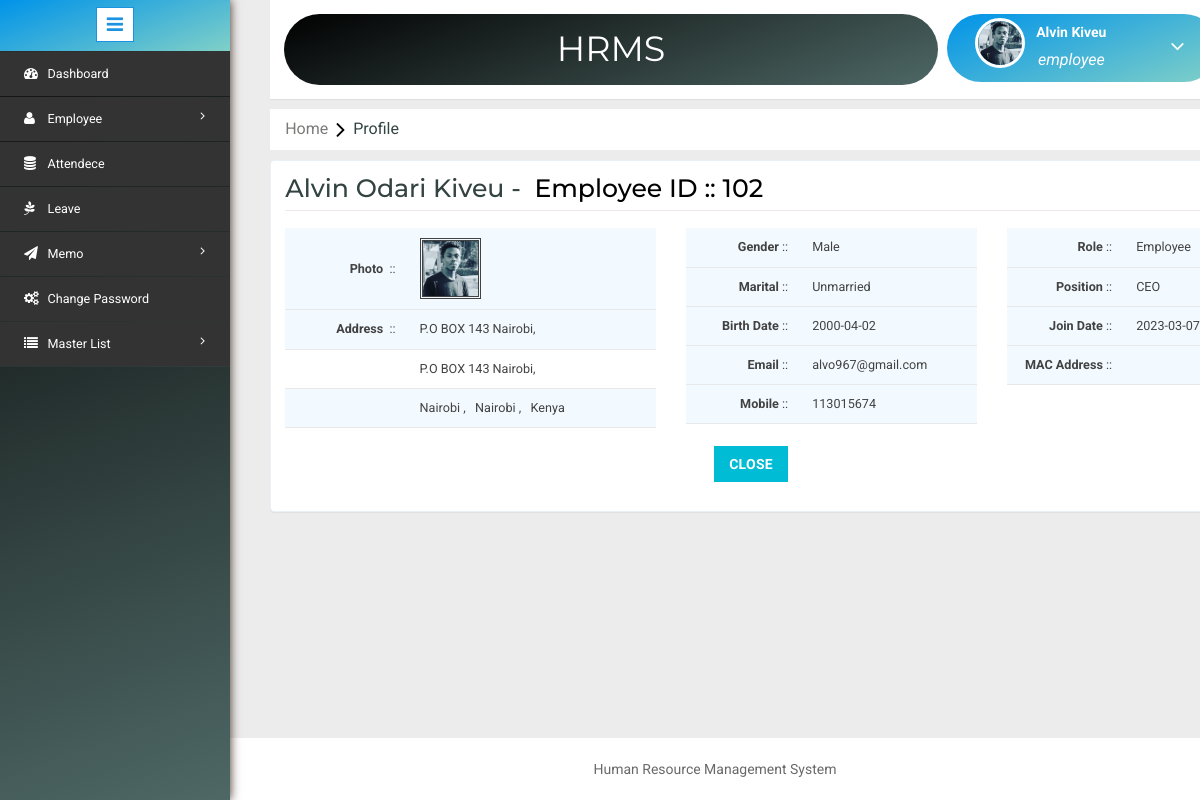
/profile.php (signed in), run on the app's committed database.
### tables this page shows
CREATE TABLE `employee` (
  `EmpId` bigint(20) NOT NULL,
  `EmployeeId` varchar(11) NOT NULL,
  `FirstName` varchar(200) NOT NULL,
  `MiddleName` varchar(200) NOT NULL,
  `LastName` varchar(200) NOT NULL,
  `Birthdate` date NOT NULL,
  `Gender` int(10) NOT NULL,
  `Address1` varchar(500) NOT NULL,
  `Address2` varchar(500) NOT NULL,
  `Address3` varchar(500) NOT NULL,
  `CityId` int(11) NOT NULL,
  `Mobile` decimal(10,0) NOT NULL,
  `Email` varchar(200) NOT NULL,
  `Password` varchar(25) NOT NULL,
  `AadharNumber` varchar(25) NOT NULL,
  `MaritalStatus` int(11) NOT NULL,
  `PositionId` int(11) NOT NULL,
  `CreatedBy` bigint(20) NOT NULL,
  `CreatedDate` datetime NOT NULL,
  `ModifiedBy` bigint(20) DEFAULT NULL,
  `ModifiedDate` datetime DEFAULT NULL,
  `JoinDate` date NOT NULL,
  `LeaveDate` date DEFAULT NULL,
  `LastLogin` datetime DEFAULT NULL,
  `LastLogout` datetime DEFAULT NULL,
  `StatusId` int(11) DEFAULT NULL,
  `RoleId` int(11) NOT NULL,
  `ImageName` varchar(1000) DEFAULT NULL,
  `MacAddress` varchar(25) NOT NULL
);

CREATE TABLE `city` (
  `CityId` int(11) NOT NULL,
  `StateId` int(11) NOT NULL,
  `Name` varchar(200) NOT NULL
);

CREATE TABLE `state` (
  `StateId` int(11) NOT NULL,
  `CountryId` int(11) NOT NULL,
  `Name` varchar(200) NOT NULL
);

CREATE TABLE `country` (
  `CountryId` int(11) NOT NULL,
  `Name` varchar(200) NOT NULL
);

CREATE TABLE `gender` (
  `GenderId` int(11) NOT NULL,
  `Name` varchar(15) NOT NULL
);

CREATE TABLE `maritalstatus` (
  `MaritalId` int(11) NOT NULL,
  `Name` varchar(100) NOT NULL
);

CREATE TABLE `role` (
  `RoleId` int(11) NOT NULL,
  `Name` varchar(200) NOT NULL
);

CREATE TABLE `position` (
  `PositinId` int(11) NOT NULL,
  `Name` varchar(200) NOT NULL
);

### profile.php (the view, shortened to what this page needs)
<?php include('header.php'); ?>
<?php
	$dbs = new database();
	$db=$dbs->connection();
	$ProfileEmpId=$_SESSION['User']['EmployeeId'];
	$view = mysqli_query($db,"select * from employee where EmployeeId='$ProfileEmpId'");
	$row = mysqli_fetch_assoc($view);
	$genderid = $row['Gender'];
	$gid = mysqli_query($db,"select * from gender where GenderId='$genderid'");
	$gendern = mysqli_fetch_assoc($gid);
	$maritalid = $row['MaritalStatus'];
	$mid = mysqli_query($db,"select * from maritalstatus where MaritalId='$maritalid'");
	$maritaln = mysqli_fetch_assoc($mid);
	$cityid = $row['CityId'];
	$cid = mysqli_query($db,"select * from city where CityId='$cityid'");
	$cityn = mysqli_fetch_assoc($cid);
	$stateid = $cityn['StateId'];
	$sid = mysqli_query($db,"select * from state where StateId='$stateid'");
	$staten = mysqli_fetch_assoc($sid);
	$countryid = $staten['CountryId'];
	$couid = mysqli_query($db,"select * from country where CountryId='$countryid'");
	$countryn = mysqli_fetch_assoc($couid);
	$positionid = $row['PositionId'];
	$pid = mysqli_query($db,"select * from position where PositinId='$positionid'");
	$positionn = mysqli_fetch_assoc($pid);
	$roleid = $row['RoleId'];
	$rid= mysqli_query($db,"select * from role where RoleId='$roleid'");
	$rolen = mysqli_fetch_assoc($rid);
?>
<link rel="stylesheet" type="text/css" href="css/table-style.css" />
<ol class="breadcrumb" style="margin: 10px 0px ! important;">
    <li class="breadcrumb-item"><a href="Home.php">Home</a><i class="fa fa-angle-right"></i>Profile</li>
</ol>
<form method="post">
<div class="validation-form" style="margin-top: 0;">
	<h2 style="text-transform: capitalize; margin: 0px;"><?php if($row) { echo $row['FirstName']."&nbsp;".$row['MiddleName']."&nbsp".$row['LastName'];} else { echo "Null"; } ?> -&nbsp;&nbsp;<font color="black"><?php if($row>0) { echo "Employee ID ::&nbsp;".$row['EmployeeId']; } else { echo "<b>Employee ID</b> ::&nbsp; Null"; }?></font></h2>
	<div class="row">
		<div class="col-md-5">
			<table>
				<tbody>
					<tr>
						<td rowspan="2" style="text-align: right;"><b>Photo</b>&nbsp; ::</td>
						<td rowspan="2"><img src="image/<?php if($row) { echo $row['ImageName']; } else{ echo "Null"; }?>" style=" height: 61px; border: double;"></td>
					</tr>
				</tbody>
				<tbody>
					<tr>
						<td style="text-align: right;"><b>Address</b> &nbsp;::</td>
						<td><?php if($row) { echo $row['Address1']; } else{ echo "Null"; }?>,</td>
					</tr>
					<tr>
						<td></td>
						<td><?php if($row) { echo $row['Address2']; } else{ echo "Null"; }?>,&nbsp;&nbsp;<?php if($row) { echo $row['Address3']; } else{ echo "Null"; }?></td>
					</tr>
					<tr>
						<td></td>
						<td><?php if($cityn) { echo ucfirst($cityn['Name']); } else{ echo "Null"; }?> ,&nbsp;&nbsp;&nbsp;<?php if($staten) { echo ucfirst($staten['Name']); } else{ echo "Null"; }?> ,&nbsp;&nbsp;&nbsp;<?php if($countryn) { echo ucfirst($countryn['Name']); } else{ echo "Null"; }?></td>
					</tr>
				</tbody>
			</table>
		</div>
		<div class="col-md-4">
			<table>
				<tbody>
					<tr>
						<td style="text-align: right;"><b>Gender</b> ::</td>
						<td><?php if($gendern) { echo ucfirst($gendern['Name']); } else{ echo "Null"; }?></td>
					</tr>
				</tbody>
				<tbody>
					<tr>
						<td style="text-align: right;"><b>Marital</b> ::</td>
						<td><?php if($maritaln) { echo $maritaln['Name']; } else{ echo "Null"; }?></td>
					</tr>
				</tbody>
				<tbody>
					<tr>
						<td style="text-align: right;"><b>Birth Date</b> ::</td>
						<td><?php if($row) { echo $row['Birthdate']; } else{ echo "Null"; }?></td>
					</tr>
				</tbody>
				<tbody>
					<tr>
						<td style="text-align: right;"><b>Email</b> ::</td>
						<td><?php if($row) { echo $row['Email']; } else{ echo "Null"; }?></td>
					</tr>
				</tbody>
				<tbody>
					<tr>
						<td style="text-align: right;"><b>Mobile</b> ::</td>
						<td><?php if($row) { echo $row['Mobile']; } else{ echo "Null"; }?></td>
					</tr>
				</tbody>
			</table>
		</div>
		<div class="col-md-3">
			<table>
				<tbody>
					<tr>
						<td style="text-align: right;"><b>Role</b> ::</td>
						<td><?php if($rolen) { echo ucfirst($rolen['Name']); } else{ echo "Null"; }?></td>
					</tr>
				</tbody>
				<tbody>
					<tr>
						<td style="text-align: right;"><b>Position</b> ::</td>
						<td><?php if($positionn) { echo $positionn['Name']; } else{ echo "Null"; }?></td>
					</tr>
				</tbody>
				<tbody>
					<tr>
						<td style="text-align: right;"><b>Join Date</b> ::</td>
						<td><?php if($row) { echo $row['JoinDate']; } else{ echo "Null"; }?></td>
					</tr>
				</tbody>
				<tbody>
					<tr>
						<td style="text-align: right;"><b>MAC Address</b> ::</td>
						<td><?php if($row) { echo $row['MacAddress']; } else{ echo "Null"; }?></td>
					</tr>
				</tbody>
			</table>
		</div>
	</div>
	<div class="row" style="text-align: center; margin-top: 2%;">
		<div class="col-md-12 form-group">
            <button type="submit" name="close" class="btn btn-primary">Close</button>
        </div>
	</div>
</div>
</form>
<?php include('footer.php'); ?>

### css/table-style.css (style rules this page uses)
table { background: white; border-collapse: collapse; margin: 1.25em 0 0; width: 100%; }
table tr, table th, table td { border: none; border-bottom: 1px solid #e8e8e8; font-size: .95em; }
table th, table td { padding: 10px 12px; text-align: left; }
table tr td { background: #f3faff; color: #424242; }
table tr:nth-of-type(2n+2) td { background: #ffffff; }
table { width: 100%; }

### data on the page
employee: FirstName "Alvin", MiddleName "Odari", LastName "Kiveu", EmployeeId "102", ImageName (picture), Address1 "P.O BOX 143 Nairobi", Address2 "P.O BOX 143 Nairobi", Birthdate "2000-04-02", Email "alvo967@gmail.com", Mobile "113015674", JoinDate "2023-03-07"
city: Name "Nairobi"
state: Name "Nairobi"
country: Name "Kenya"
gender: Name "Male"
maritalstatus: Name "Unmarried"
role: Name "Employee"
position: Name "CEO"

### other printed values
$_SESSION['User']['FirstName'] "Alvin"
$_SESSION['User']['LastName'] "Kiveu"
$_SESSION['role']['Name'] "employee"
